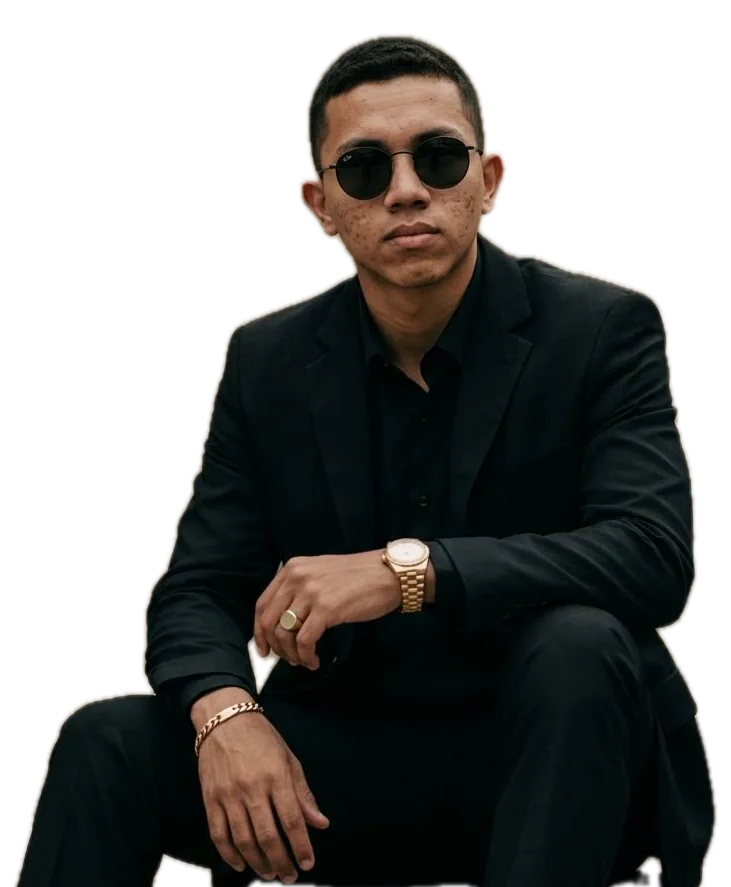
#> input picture source-photo.webp, 731 x 887 px
$ python prep_photo.py
#> lines starting #> are read from the running program, lines starting #| are printed output that depends on the picture
#!/usr/bin/env python3
"""
Prepare the portrait photo for clean ASCII conversion:
  1. Handles transparency (RGBA) and composites onto pure white
  2. Crops around the upper body / portrait area
  3. Stretches tones and adjusts contrast so skin lands near white
     and hair/facial features/dark clothing stay dark
  4. Saves square source-prepped.png for make_ascii_svg.py
"""
import os
import sys
from PIL import Image, ImageOps, ImageEnhance, ImageFilter

HERE = os.path.dirname(os.path.abspath(__file__))
INP = sys.argv[1] if len(sys.argv) > 1 else os.path.join(HERE, "..", "source-photo.webp")
OUT = sys.argv[2] if len(sys.argv) > 2 else os.path.join(HERE, "..", "source-prepped.png")

im = Image.open(INP)
#> im is the input picture: PIL image 731x887 RGBA; mean R, G, B, A 20.6, 20.2, 17.7, 143.4

# If transparent WebP or PNG, composite onto pure white
if im.mode in ("RGBA", "LA") or (im.mode == "P" and "transparency" in im.info):
    im_rgba = im.convert("RGBA")
    alpha = im_rgba.split()[-1]
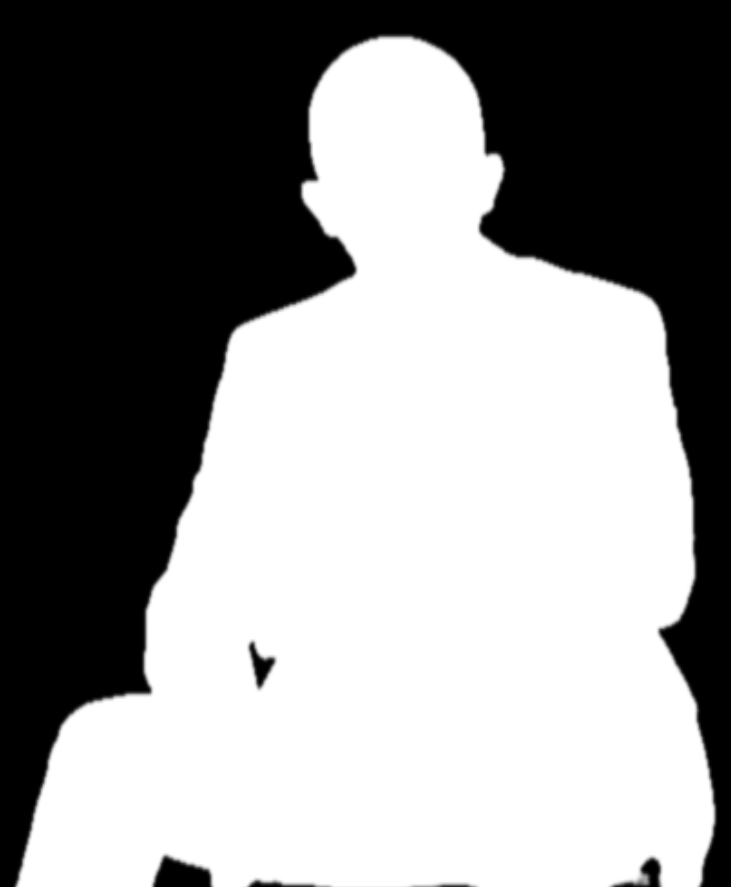
#> alpha: PIL image 731x887 L; min 0, max 255, mean 143.4
    bg = Image.new("RGB", im.size, (255, 255, 255))
#> bg: PIL image 731x887 RGB; every value is 255
    bg.paste(im_rgba, mask=alpha)
    rgb = bg
else:
    rgb = im.convert("RGB")

w, h = rgb.size
#> w = 731; h = 887

# Focused square crop on upper body / head & shoulders
# For portrait.webp (731x887): upper body square from y=25 to 725
if w == 731 and h == 887:
    side = 700
    crop_box = (15, 25, 15 + side, 25 + side)
    rgb = rgb.crop(crop_box)
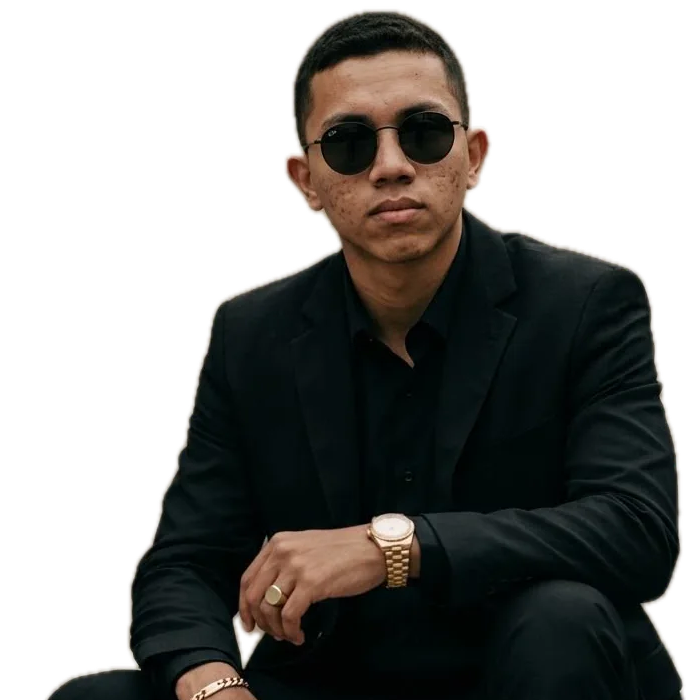
#> rgb: PIL image 700x700 RGB; mean R, G, B 138.4, 138, 135.7
else:
    # Generic center crop
    side = min(w, h)
    left = (w - side) // 2
    top = max(0, int(h * 0.05))
    top = min(top, h - side)
    rgb = rgb.crop((left, top, left + side, top + side))

# Convert to grayscale
gray = rgb.convert("L")
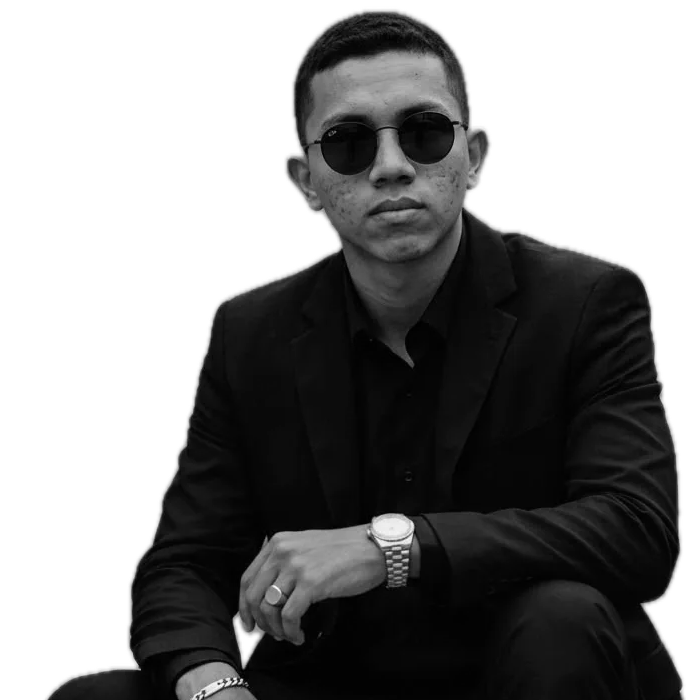
#> gray: PIL image 700x700 L; min 0, max 255, mean 137.9

# Autocontrast to expand dynamic range
gray = ImageOps.autocontrast(gray, cutoff=2)

# Slight contrast boost
enhancer = ImageEnhance.Contrast(gray)
gray = enhancer.enhance(1.15)

gray.save(OUT)
print(f"Prepped photo saved to {OUT} ({gray.size[0]}x{gray.size[1]})")
#| Prepped photo saved to scripts/../source-prepped.png (700x700)
